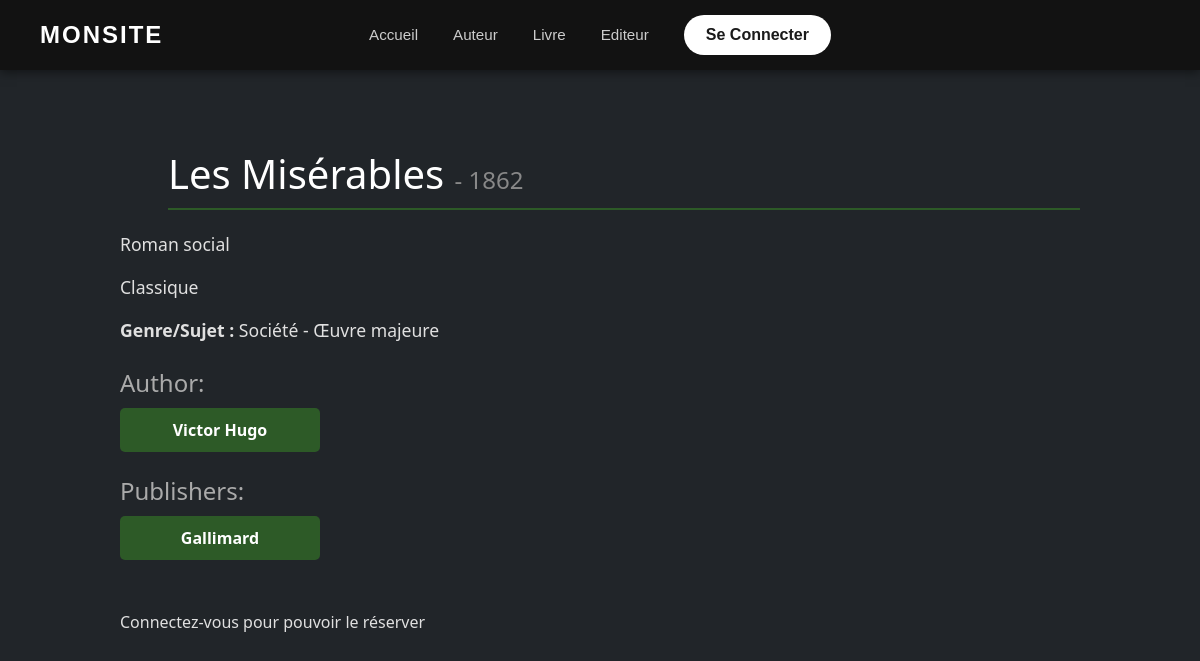
Page /book_detail/ISBN-001 on the earlier database version.
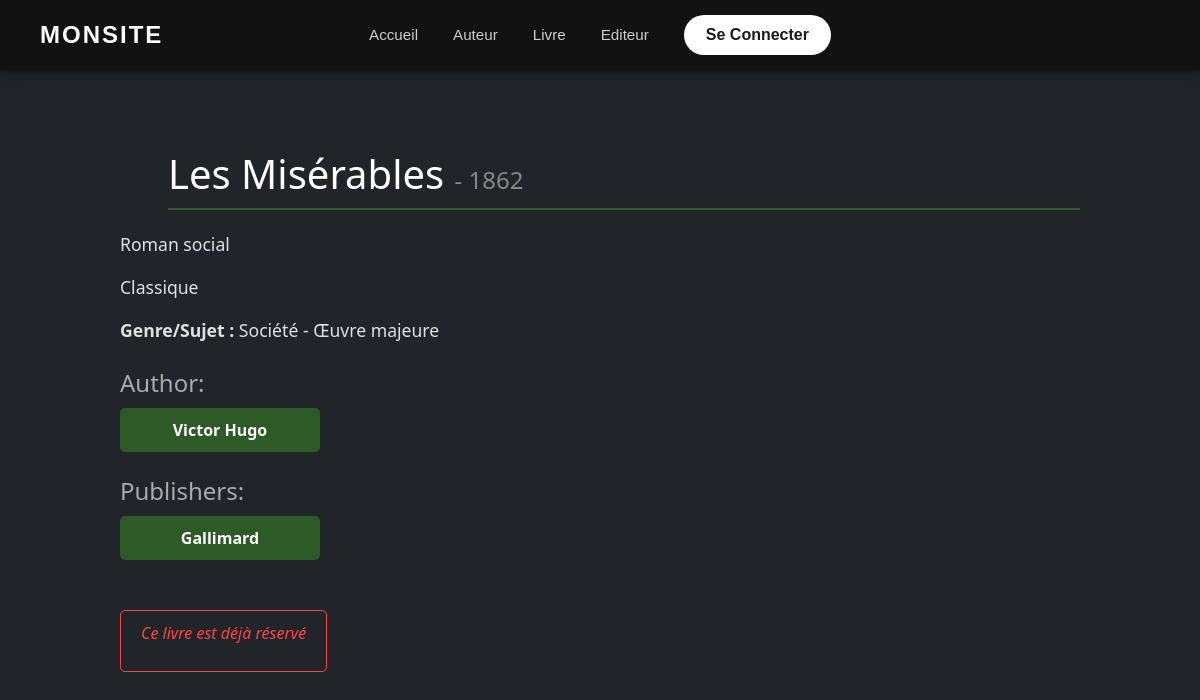
Same page on the later database version.
### backoffice/views.py (the view)
# urls.py: path('book_detail/<str:book_id>', views.book_detail, name="book_detail"),
def book_detail(request, book_id):
    book = Title.objects.get(pk = book_id)
    pub = Publishers.objects.filter(pk=book.pubid.pk)
    return render(request, 'book/book_detail.html', {'book': book, 'pub': pub,  'active_nav': 'book'})

### backoffice/templates/book/book_detail.html
{% extends "gabari.html" %}
{% block content %}
<div class="book-detail-container">
    <h1 class="book-title">{{book.title}} <span class="book-year">- {{book.year_published}}</span></h1>
    <div class="book-info-section">
        <p class="book-description">{{book.description}}</p>
        <p class="book-notes">{{book.notes}}</p>
        <p class="book-meta"><strong>Genre/Sujet :</strong> {{book.subject}} - {{book.comments}}</p>
    </div>
    <div class="detail-section">
        <h4 class="section-label">Author:</h4>
        <div class="tags-container">
            {% for a in book.authors.all %}
                <a href="{% url 'author_detail' author_id=a.id %}" class="detail-tag">
                    {{a.name}}
                </a>
            {% endfor %}
        </div>
    </div>
    <div class="detail-section">
        <h4 class="section-label">Publishers:</h4>
        <div class="tags-container">
            {% for p in pub %}
                <a href="{% url 'publisher_detail' pubid=p.pubid %}" class="detail-tag">
                    {{p.name}}
                </a>
            {% endfor %}
        </div>
    </div>
    <div class="reservation-box">
        {% if book.reserved %}
            <div class="status-reserved">
                <p>Ce livre est déjà réservé</p>
            </div>
        {% else %}
            {% if user.is_authenticated %}
                <a href="{% url 'book_reserved' book_id=book.isbn %}" class="nav-btn">
                    Réserver le livre
                </a>
            {% else %}
                <p class="login-warning">Connectez-vous pour pouvoir le réserver</p>
            {% endif %}
        {% endif %}
    </div>
</div>
{% endblock %}

Differences in the rows shown:
changed Title "Les Misérables": reserved False → True (drawn)
Other differences:
text no longer shown: "Connectez-vous pour pouvoir le réserver"
text now shown: "Ce livre est déjà réservé"
